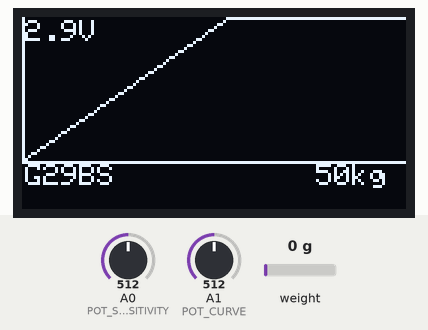
Simulated run of this sketch. Board: Arduino Nano, built with avr-gcc and run on an emulated ATmega328P. On the bench: 128×64 one-colour display. The test bench sets the inputs (shaded band); at power-on: A1 (POT_CURVE) = 512, A0 (POT_SENSITIVITY) = 512, weight on the scale 0 g. What the sketch prints to the serial monitor is not drawn.

Above: at 1.2 s.
1.3 s: A1 (POT_CURVE) set to 535
At 2.9 s:
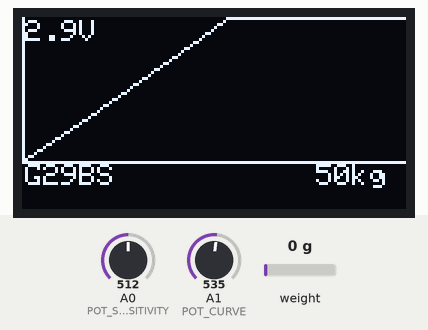
3.2 s: A0 (POT_SENSITIVITY) set to 490
At 4.6 s:
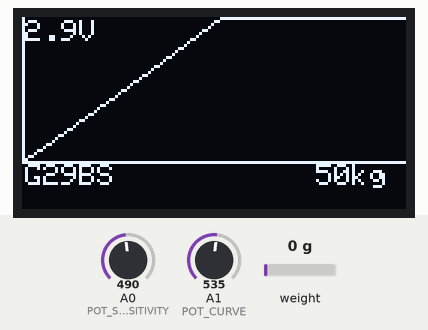
5.0 s: weight on the scale set to 1250 g
6.8 s: weight on the scale set to 2500 g
8.6 s: A0 (POT_SENSITIVITY) set to 510
At 9.3 s:
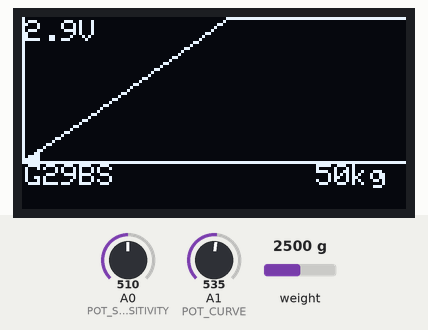
10.4 s: A1 (POT_CURVE) set to 511
At 12.1 s:
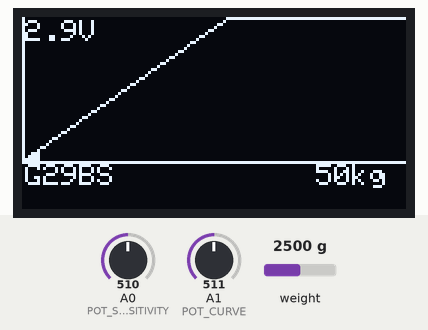
Timing chart, 0 to 13.2 s (numbered marks = the images above; inputs shaded):
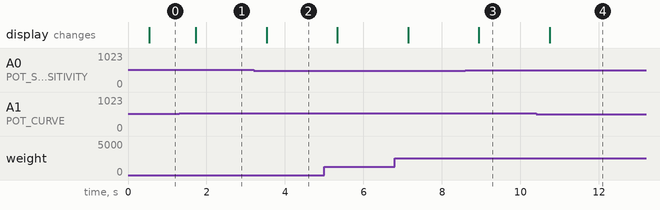

The sketch:

G29BS_V0_8_ajuste_sensibilidade.ino
```cpp
/*
   Versão: v0.8 Modificada - Sistema de Leitura de Pressão e Saída de Tensão para Simulador de Freio
   Autor: Assistente ChatGPT
   Data: 2024

   Descrição:
   Este programa utiliza o HX711 para medir a pressão de um pedal de freio de simulador,
   exibe os dados no display OLED e ajusta a saída de tensão via MCP4725 para simular
   a resposta de um sistema de freio de competição. A leitura de pressão é mapeada para
   uma saída de tensão de 2.89V (mínimo de pressão) a 1.47V (máximo de pressão) no DAC.

   Alterações nesta versão:
   1. Range de saída do MCP4725 ajustado para 2.89V a 1.47V.
   2. Pressão máxima ajustada para 50 kg.
   3. Ajuste dos potenciômetros para uma pressão máxima ajustável entre 5 e 50 kg.
*/

#include <Wire.h>              // Biblioteca para comunicação I2C
#include <Adafruit_MCP4725.h>  // Biblioteca para o MCP4725 DAC
#include <HX711.h>             // Biblioteca para o HX711
#include <Adafruit_GFX.h>      // Biblioteca para gráficos na tela OLED
#include <Adafruit_SSD1306.h>  // Biblioteca para display OLED SSD1306

// Definições dos pinos para o HX711, potenciômetros e OLED
#define DT_PIN 5
#define SCK_PIN 4
#define POT_SENSITIVITY A0     // Pino do potenciômetro para ajuste de sensibilidade
#define POT_CURVE A1           // Pino do potenciômetro para ajuste da curva de resposta
#define OLED_RESET -1          // Reset do display OLED, não necessário no Nano

// Configuração do HX711
HX711 scale;
const float CALIBRATION_FACTOR = -44.765419; // Fator de calibração da célula de carga
const long OFFSET = 1877599;                 // Offset inicial para zero

// Configuração do MCP4725
Adafruit_MCP4725 dac;
const int MCP4725_I2C_ADDRESS = 0x60; // Endereço padrão I2C do MCP4725

// Configuração do display OLED
Adafruit_SSD1306 display(128, 64, &Wire, OLED_RESET);
const int GRAPH_WIDTH = 128;      // Largura do gráfico (em pixels)
const int GRAPH_HEIGHT = 48;      // Altura do gráfico (em pixels)
const float MAX_PRESSURE = 50.0;  // Pressão máxima para o eixo X (50 kg)

// Variáveis de controle de saída e constantes
const float MAX_VOLTAGE = 2.89;    // Tensão máxima de saída para o MCP4725 com pedal solto
const float MIN_VOLTAGE = 1.47;    // Tensão mínima de saída para o MCP4725 com pedal pressionado

void setup() {
  Serial.begin(9600);

  // Configuração para forçar a taxa de amostragem para 80 SPS
  bool isRate80SPS = true;

  // Exibe a taxa de amostragem configurada
  Serial.print("Sistema inicializado com taxa de amostragem do HX711: ");
  Serial.println(isRate80SPS ? "80 SPS" : "10 SPS");

  scale.begin(DT_PIN, SCK_PIN);
  scale.set_offset(OFFSET);
  scale.set_scale(CALIBRATION_FACTOR);

  dac.begin(MCP4725_I2C_ADDRESS); // Inicializa o MCP4725
  display.begin(SSD1306_SWITCHCAPVCC, 0x3C); // Inicializa o display OLED
  display.clearDisplay();
  display.setTextSize(1);
  display.setTextColor(WHITE);

  Serial.println("Sistema inicializado com MCP4725 e display OLED configurado para 50 kg.");
}

void loop() {
  // Leitura direta da pressão do pedal em kg
  float pressure = scale.get_units() / 1000.0; // Conversão para kg

  // Ajustes de sensibilidade e curva de resposta usando potenciômetros
  int potSensitivity = analogRead(POT_SENSITIVITY);
  float adjustedMaxPressure = map(potSensitivity, 0, 1023, 5, 50); // Ajusta de 5 a 50 kg como pressão máxima
  int potCurve = analogRead(POT_CURVE);
  float curveFactor = (float)map(potCurve, 0, 1023, -100, 100) / 100.0;

  // Normaliza a pressão e aplica a curva de resposta
  float normalizedPressure = pressure / adjustedMaxPressure;
  normalizedPressure = constrain(normalizedPressure, 0.0, 1.0); // Limite de 0 a 1
  float adjustedPressure;

  // Aplica curva com base no fator
  if (curveFactor > 0) {
    adjustedPressure = pow(normalizedPressure, 1.0 + curveFactor);
  } else if (curveFactor < 0) {
    adjustedPressure = 1 - pow(1 - normalizedPressure, 1.0 - curveFactor);
  } else {
    adjustedPressure = normalizedPressure;
  }

  // Inversão e ajuste para o range 2.89V (solto) e 1.47V (pressionado)
  float outputVoltage = MIN_VOLTAGE + (1.0 - adjustedPressure) * (MAX_VOLTAGE - MIN_VOLTAGE);
  uint16_t dacOutput = (uint16_t)((outputVoltage / 3.3) * 4095); // Conversão para 12 bits
  dac.setVoltage(dacOutput, false); // Envia ao DAC

  // Exibe no monitor serial para depuração
  Serial.print("Pressao: ");
  Serial.print(pressure, 2);
  Serial.print(" kg, Saida de tensao (calculada): ");
  Serial.print(outputVoltage, 2); // Conversão para volts reais
  Serial.print(" V, Saida DAC: ");
  Serial.println(dacOutput);

  // Atualiza o display OLED a cada 500 ms
  static unsigned long lastUpdate = 0;
  if (millis() - lastUpdate > 500) {
    lastUpdate = millis();
    display.clearDisplay();

    // Eixos do gráfico
    display.drawLine(0, GRAPH_HEIGHT, GRAPH_WIDTH, GRAPH_HEIGHT, WHITE); // Eixo X
    display.drawLine(0, 0, 0, GRAPH_HEIGHT, WHITE);                     // Eixo Y

    // Rótulos dos eixos e valores máximos
    display.setCursor(1, GRAPH_HEIGHT + 1);
    display.print("G29BS");
    display.setCursor(GRAPH_WIDTH - 30, GRAPH_HEIGHT + 1);
    display.print("50kg");  // Define o valor máximo como 50 kg para o eixo X
    display.setCursor(1, 1);
    display.print(MAX_VOLTAGE, 1); // Valor máximo do eixo Y (2.89V)
    display.print("V");          // Rótulo do eixo Y

    // Desenha a curva de resposta ajustada e preenche a área até a curva
    int fillWidth = map(pressure, 0, MAX_PRESSURE, 0, GRAPH_WIDTH); // Mapeia pressão para a largura da tela
    for (int x = 0; x < GRAPH_WIDTH; x++) {
      float rawPos = (float)x / GRAPH_WIDTH; // Normaliza o valor para o intervalo 0 a 1 relativo a 50 kg
      float curveY;

      // Ajuste de curva com base em adjustedMaxPressure
      if (rawPos <= (float)adjustedMaxPressure / MAX_PRESSURE) {
        float adjustedRawPos = rawPos / ((float)adjustedMaxPressure / MAX_PRESSURE);

        // Calcula a curva ajustada
        if (curveFactor > 0) {
          curveY = pow(adjustedRawPos, 1.0 + curveFactor);
        } else if (curveFactor < 0) {
          curveY = 1 - pow(1 - adjustedRawPos, 1.0 - curveFactor);
        } else {
          curveY = adjustedRawPos;
        }
      } else {
        curveY = 1.0;  // Curva horizontal após adjustedMaxPressure
      }

      int y = GRAPH_HEIGHT - (curveY * GRAPH_HEIGHT);
      display.drawPixel(x, y, WHITE);

      // Preenche a área inferior até a curva, somente até o valor atual de pressão
      if (x <= fillWidth) {
        display.drawLine(x, GRAPH_HEIGHT, x, y, WHITE);
      }
    }

    display.display();
  }
}
```

Measured:
- the behaviour switches between 516 and 517 on A1 (POT_CURVE) (found by bisection; images 0 and 1)
- after the input at 1.3 s, the display: changes after 0.42 s (image 1)
- after the input at 3.2 s, the display: changes after 0.33 s (image 2)
- after the input at 8.6 s, the display: changes after 0.34 s (image 3)
- after the input at 10.4 s, the display: changes after 0.35 s (image 4)
